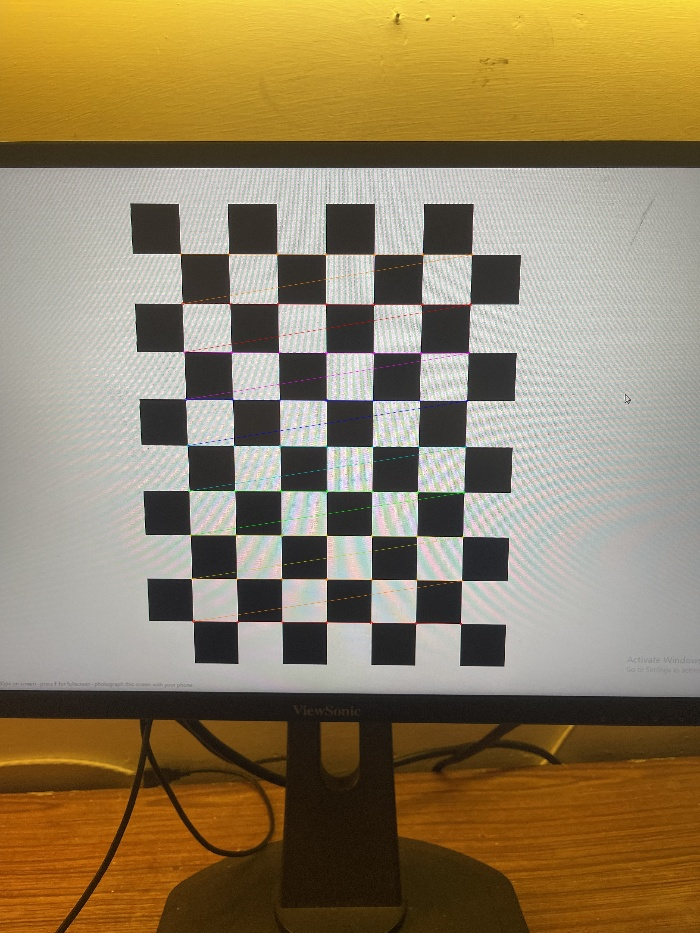
#> input picture calibration_corners.jpg, 700 x 933 px
$ python camera_utils.py --input . --output out
#> lines starting #> are read from the running program, lines starting #| are printed output that depends on the picture
"""
Camera-calibration I/O and undistortion helpers, shared across the pipeline.

Loaded by the inference and measurement scripts so that undistortion is applied
identically everywhere. Undistortion uses the stored intrinsics exactly as the
spec requires (cv2.undistort with the original camera matrix).
"""
from __future__ import annotations

import argparse
import json
from pathlib import Path

import cv2
import numpy as np

IMAGE_EXTS = {".jpg", ".jpeg", ".png", ".bmp", ".tif", ".tiff"}


def load_calibration(path: str | Path = "calibration/calibration.json"):
    """Return (K, dist, image_size) from the calibration JSON produced by calibrate.py."""
#> called with path = 'calibration/calibration.json'
    path = Path(path)
    with open(path) as f:
#> (reads calibration.json from the repository)
        c = json.load(f)
    K = np.array(c["camera_matrix"], dtype=np.float64)
    dist = np.array(c["distortion_coefficients"], dtype=np.float64)
    image_size = tuple(c.get("image_size", ()))
    return K, dist, image_size


def undistort(img: np.ndarray, K: np.ndarray, dist: np.ndarray) -> np.ndarray:
    """Undistort an image with the stored intrinsics (radial + tangential removal)."""
    return cv2.undistort(img, K, dist, None, K)


def _batch(args) -> None:
    K, dist, _ = load_calibration(args.calib)
    inp, out = Path(args.input), Path(args.output)
    out.mkdir(parents=True, exist_ok=True)
    files = [p for p in sorted(inp.iterdir()) if p.suffix.lower() in IMAGE_EXTS]
    for p in files:
        img = cv2.imread(str(p))
#> img is the input picture: shape (933, 700, 3); mean B, G, R 96.3, 127.9, 144.7
        if img is None:
            print(f"  [skip] unreadable: {p.name}")
            continue
        cv2.imwrite(str(out / p.name), undistort(img, K, dist))
#> in undistort, `return cv2.undistort(img, K, dist, None, K)`:
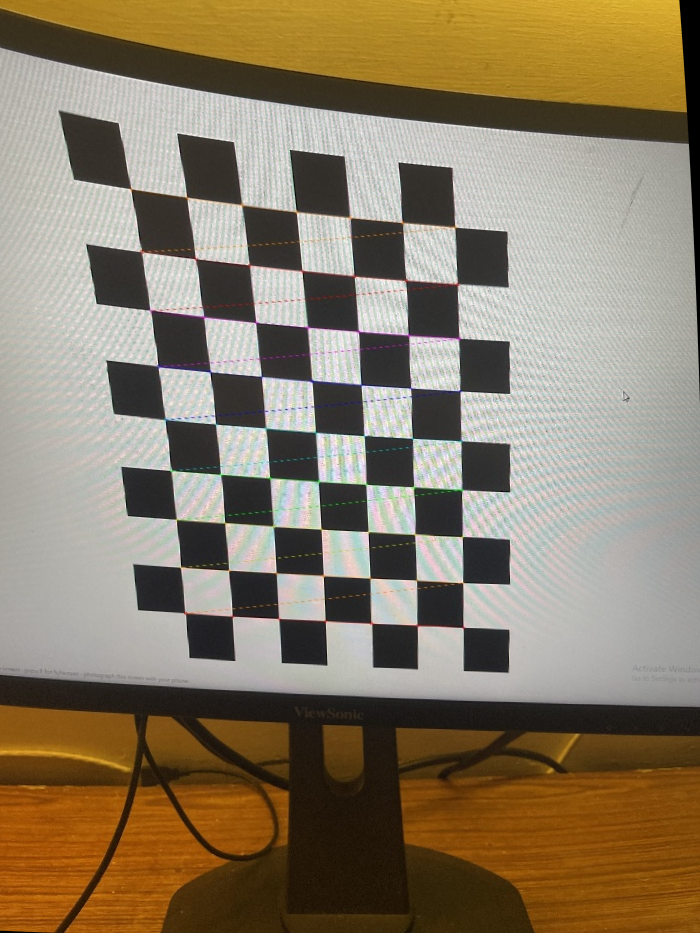
#> returned value: shape (933, 700, 3); mean of channels 0, 1, 2 102.1, 124.3, 137.9; drawn as B, G, R
#> pass 2 of the loop in _batch, `for p in files:`:
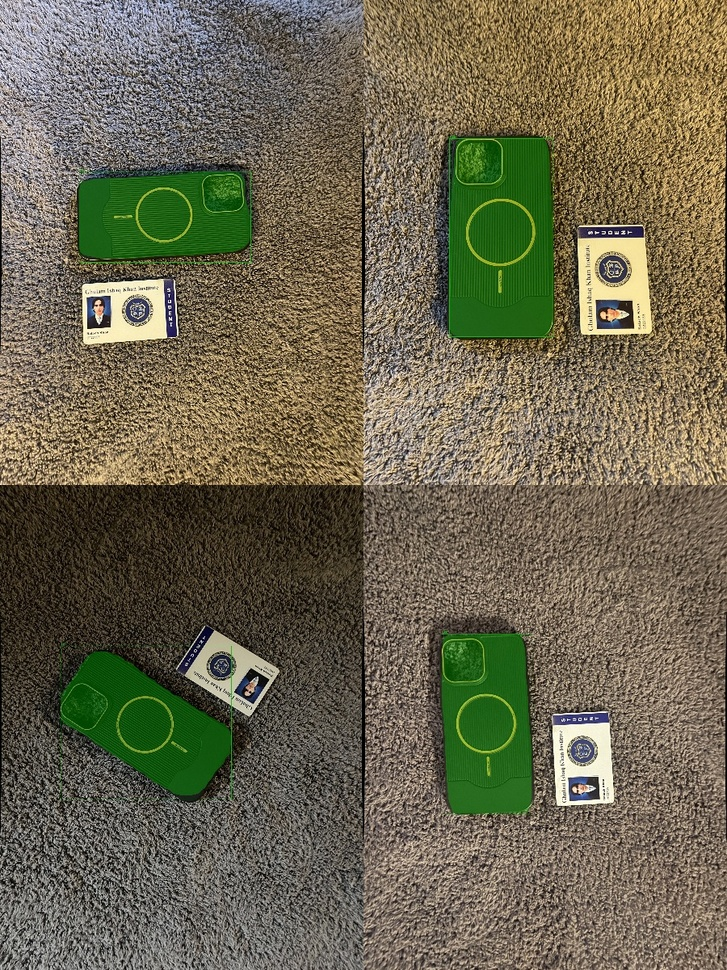
#> input picture test_predictions.jpg, 727 x 970 px, shrunk from 900 x 1200 before the run
#> in _batch, img is the input picture: shape (970, 727, 3); mean B, G, R 80, 102.8, 107.6
#> in undistort (call 2), `return cv2.undistort(img, K, dist, None, K)`:
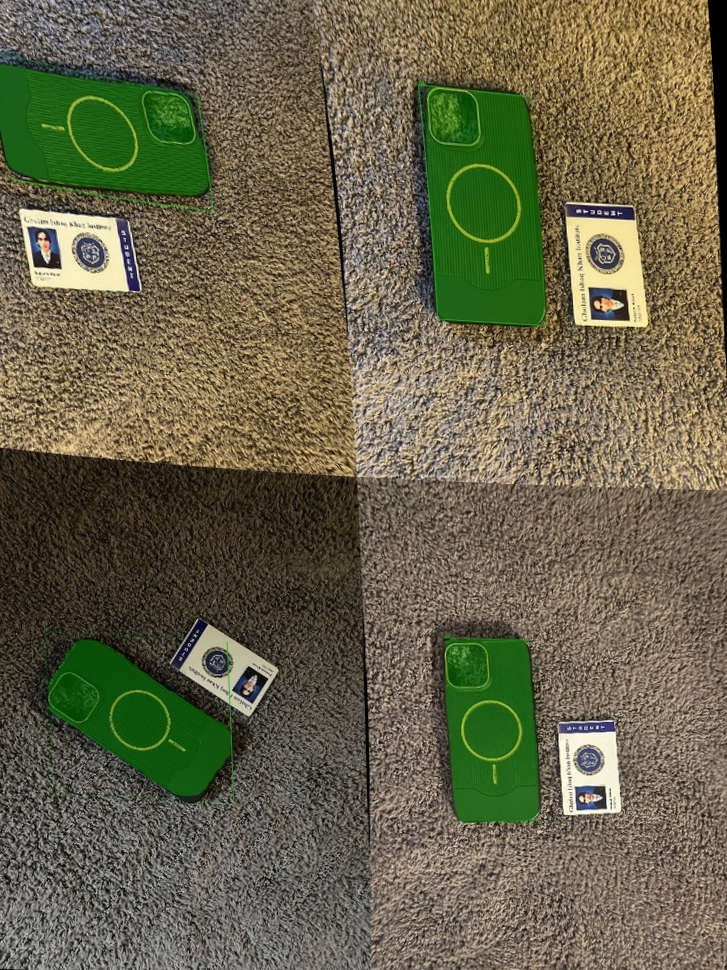
#> returned value: shape (970, 727, 3); mean of channels 0, 1, 2 74.9, 100.1, 103.6; drawn as B, G, R
    print(f"Undistorted {len(files)} image(s) -> {out}")


if __name__ == "__main__":
    ap = argparse.ArgumentParser(description="Batch-undistort a folder of images.")
    ap.add_argument("--calib", default="calibration/calibration.json")
    ap.add_argument("--input", required=True, help="folder of distorted images")
    ap.add_argument("--output", required=True, help="folder for undistorted output")
    _batch(ap.parse_args())
